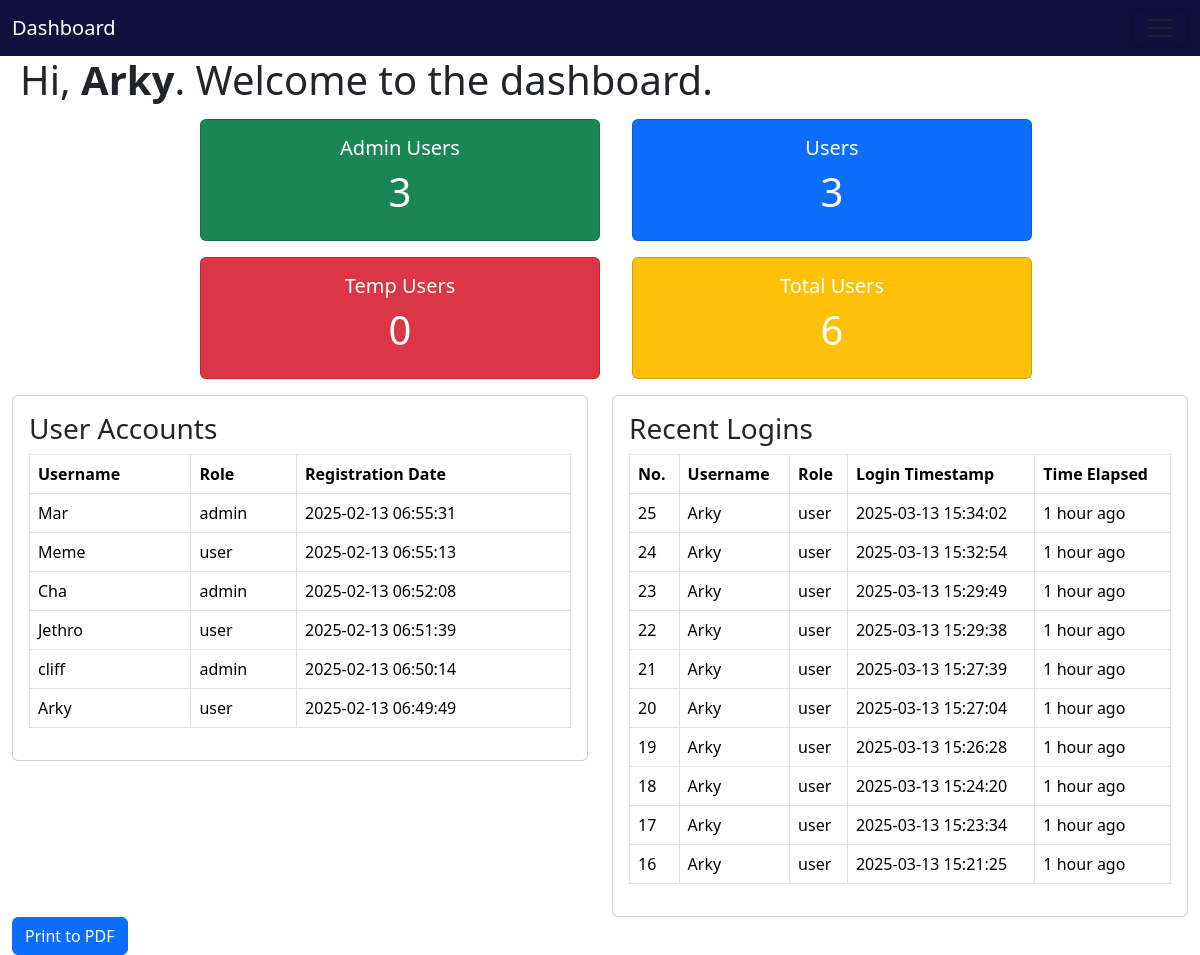
The page /admin/dashboard.php (signed in) on the database its author committed.
### tables this page shows
CREATE TABLE `users` (
  `id` int(11) NOT NULL,
  `username` varchar(50) NOT NULL,
  `password` varchar(255) NOT NULL,
  `user_type` enum('admin','user') NOT NULL DEFAULT 'user',
  `last_login` datetime DEFAULT NULL,
  `created_at` timestamp NOT NULL DEFAULT CURRENT_TIMESTAMP
);

### admin/dashboard.php (the view, shortened to what this page needs)
<?php
require_once "../db/db_con.php";
function getUserStatistics($pdo) {
    $stats = [
        "admin" => 0,
        "user" => 0,
        "temp-user" => 0,
        "total" => 0
    ];
    $sql = "SELECT user_type, COUNT(*) as count FROM users GROUP BY user_type";
    if ($stmt = $pdo->prepare($sql)) {
        if ($stmt->execute()) {
            while ($row = $stmt->fetch(PDO::FETCH_ASSOC)) {
                $stats[$row["user_type"]] = $row["count"];
            }
        }
    }
    $stats["total"] = array_sum($stats);
    return $stats;
}
$userStats = getUserStatistics($pdo);
$userAccounts = [];
$sql = "SELECT username, user_type, created_at FROM users ORDER BY created_at DESC";
if ($stmt = $pdo->prepare($sql)) {
    if ($stmt->execute()) {
        $userAccounts = $stmt->fetchAll(PDO::FETCH_ASSOC);
    }
}
$recentLogins = [];
$sql = "SELECT l.login_id, u.username, u.user_type, l.login_time FROM login_logs l JOIN users u ON l.user_id = u.id ORDER BY l.login_time DESC LIMIT 10";
if ($stmt = $pdo->prepare($sql)) {
    if ($stmt->execute()) {
        $recentLogins = $stmt->fetchAll(PDO::FETCH_ASSOC);
    }
}
?>
<!DOCTYPE html>
<html lang="en">
<head>
    <link href="https://cdn.jsdelivr.net/npm/bootstrap@5.3.3/dist/css/bootstrap.min.css" rel="stylesheet">
</head>
<body>
<nav class="navbar" style="background-color: rgba(1, 1, 49, 0.938);">
        <div class="container-fluid">
          <a class="navbar-brand text-white"href="#">Dashboard</a>
          <button class="navbar-toggler" type="button" data-bs-toggle="collapse" data-bs-target="#navbarSupportedContent" aria-controls="navbarSupportedContent" aria-expanded="false" aria-label="Toggle navigation">
            <span class="navbar-toggler-icon"></span>
          </button>
        </div>
      </nav>
    <h1 style="margin-left:20px">Hi, <b><?php echo htmlspecialchars($_SESSION["username"]); ?></b>. Welcome to the dashboard.</h1>
<div id="dashboardContent">
    <div class="flex-container">
        <div class="card text-bg-success mb-3">
            <div class="card-body">
                <h5 class="card-title">Admin Users</h5>
                <h1 id="totalAdmins"><?php echo $userStats['admin']; ?></h1>
            </div>
        </div>
        <div class="card text-bg-primary mb-3">
            <div class="card-body">
                <h5 class="card-title">Users</h5>
                <h1 id="totalUsers"><?php echo $userStats['user']; ?></h1>
            </div>
        </div>
        <div class="card text-bg-danger text-white mb-3">
            <div class="card-body">
                <h5 class="card-title">Temp Users</h5>
                <h1 id="totalTempUsers"><?php echo $userStats['temp-user']; ?></h1>
            </div>
        </div>
        <div class="card text-bg-warning text-white mb-3">
            <div class="card-body">
                <h5 class="card-title">Total Users</h5>
                <h1 id="totalAllUsers"><?php echo $userStats['total']; ?></h1>
            </div>
        </div>
    </div>
    <div class="container-fluid">
        <div class="row">
            <div class="col">
                <div class="card">
                    <div class="card-body">
                        <h3>User Accounts</h3>
                        <table id="userAccounts" class="table table-bordered">
                            <thead>
                                <tr>
                                    <th>Username</th>
                                    <th>Role</th>
                                    <th>Registration Date</th>
                                </tr>
                            </thead>
                            <tbody>
                                <?php foreach ($userAccounts as $user): ?>
                                <tr>
                                    <td><?php echo htmlspecialchars($user['username']); ?></td>
                                    <td><?php echo htmlspecialchars($user['user_type']); ?></td>
                                    <td><?php echo date("Y-m-d H:i:s", strtotime($user['created_at'])); ?></td>
                                </tr>
                                <?php endforeach; ?>
                            </tbody>
                        </table>
                    </div>
                </div>
            </div>
            <div class="col">
                <div class="card">
                    <div class="card-body">
                        <h3>Recent Logins</h3>
                        <table id="recentLogin" class="table table-bordered">
                            <thead>
                                <tr>
                                    <th>No.</th>
                                    <th>Username</th>
                                    <th>Role</th>
                                    <th>Login Timestamp</th>
                                    <th>Time Elapsed</th>
                                </tr>
                            </thead>
                            <tbody>
                                <?php foreach ($recentLogins as $login): ?>
                                <tr data-login-time="<?php echo htmlspecialchars($login['login_time']); ?>">
                                    <td><?php echo htmlspecialchars($login['login_id']); ?></td>
                                    <td><?php echo htmlspecialchars($login['username']); ?></td>
                                    <td><?php echo htmlspecialchars($login['user_type']); ?></td>
                                    <td><?php echo date("Y-m-d H:i:s", strtotime($login['login_time'])); ?></td>
                                    <td class="time-elapsed"></td>
                                </tr>
                                <?php endforeach; ?>
                            </tbody>
                        </table>
                    </div>
                </div>
            </div>
        </div>
        <button class="btn btn-primary" onclick="printToPDF()">Print to PDF</button>
    </div>
</div>
</body>
</html>

### admin/dashboard.php (style rules this page uses)
.flex-container { display: flex; flex-direction: wrap; flex-wrap: wrap; justify-content: center; margin-top: 15px; }
.flex-container > div { background-color: #f1f1f1; width: 400px; margin-left: 2rem; text-align: center; }

### rows shown on the page
users: username "Mar", user_type "admin", created_at "2025-02-13 06:55:31"
users: username "Meme", user_type "user", created_at "2025-02-13 06:55:13"
users: username "Cha", user_type "admin", created_at "2025-02-13 06:52:08"
users: username "Jethro", user_type "user", created_at "2025-02-13 06:51:39"
users: username "cliff", user_type "admin", created_at "2025-02-13 06:50:14"
users: username "Arky", user_type "user", created_at "2025-02-13 06:49:49"

### other values the page prints
$_SESSION["username"] "Arky"
$userStats['admin'] "3"
$userStats['user'] "3"
$userStats['temp-user'] "0"
$userStats['total'] "6"
$login['login_id'] "25"
$login['username'] "Arky"
$login['user_type'] "user"
date("Y-m-d H:i:s", strtotime($login['login_time'])) "2025-03-13 15:34:02"
$login['login_id'] "24"
date("Y-m-d H:i:s", strtotime($login['login_time'])) "2025-03-13 15:32:54"
$login['login_id'] "23"
date("Y-m-d H:i:s", strtotime($login['login_time'])) "2025-03-13 15:29:49"
$login['login_id'] "22"
date("Y-m-d H:i:s", strtotime($login['login_time'])) "2025-03-13 15:29:38"
